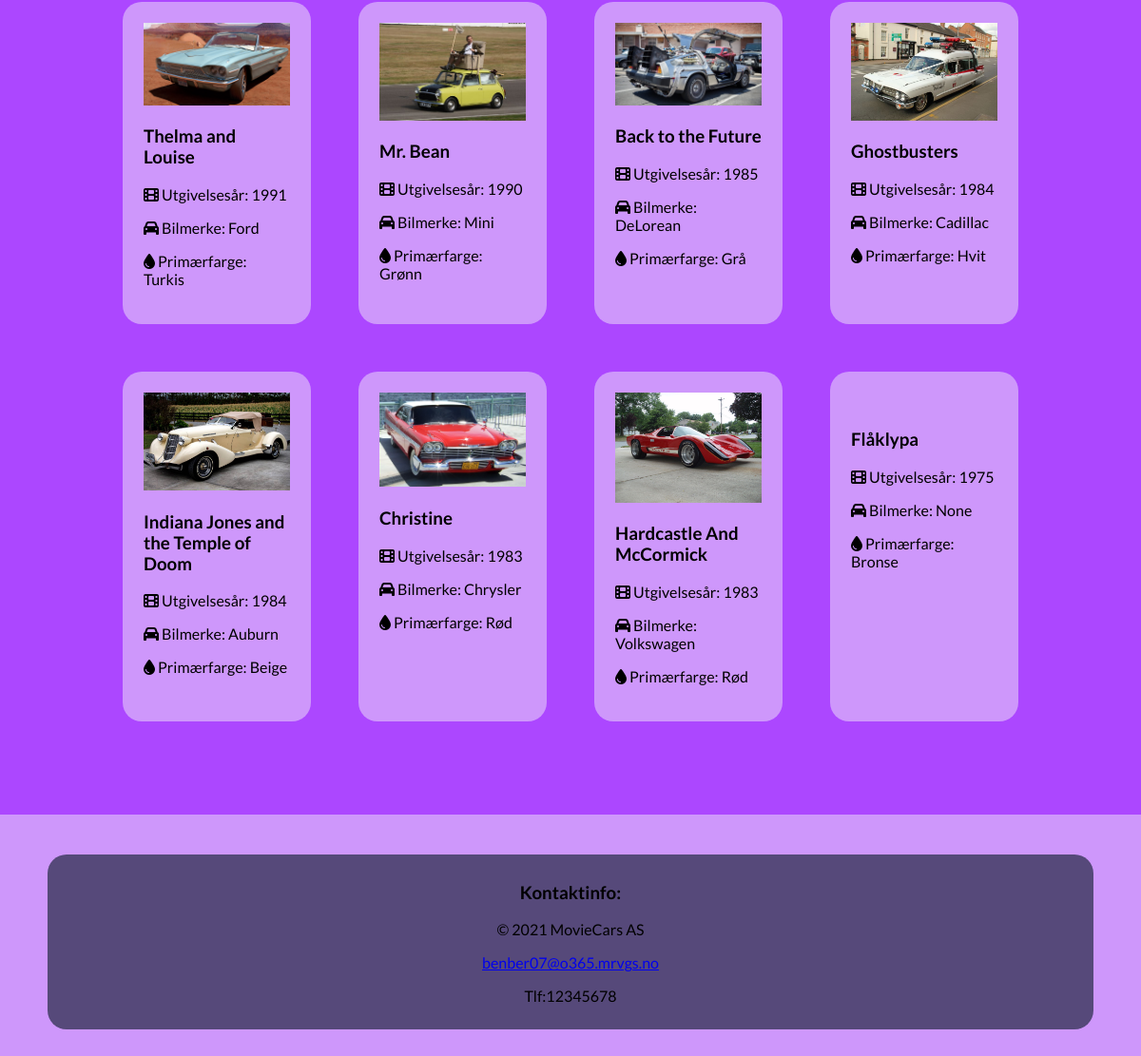
Before: /liste/filmår (lower part) with the older database file.
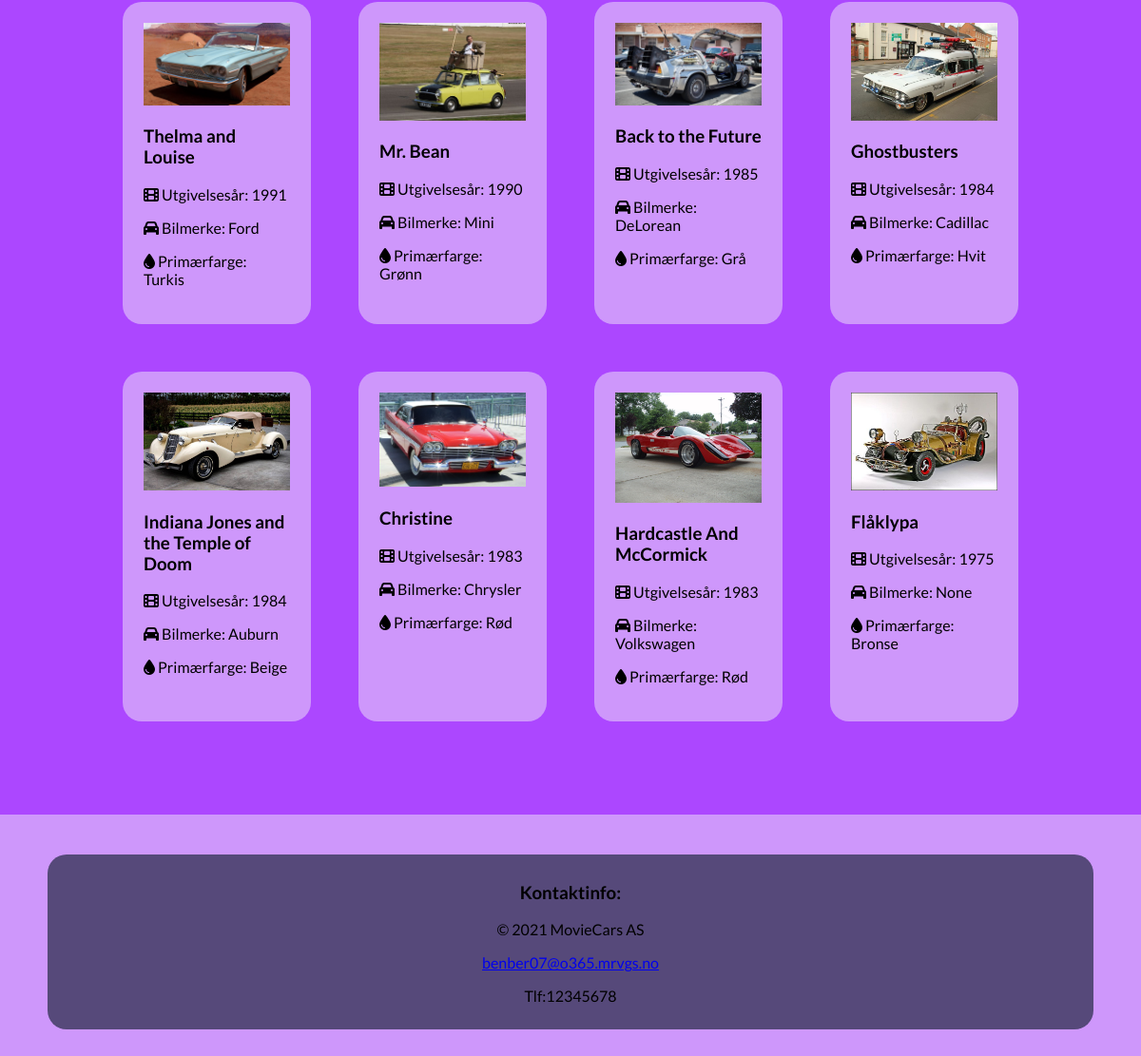
After: the same page with the newer database file.
### app.py (models this page shows)
class biler(db.Model):
    id = db.Column('id', db.Integer, primary_key=True)
    primær = db.Column('primær', db.String(50))
    sekundær = db.Column('sekundær', db.String(50))
    merke = db.Column('merke', db.String(100))
    modell = db.Column('modell', db.String(100))
    bilde = db.Column('bilde', db.String(255))
    film = db.Column('film', db.String(100))
    filmår = db.Column('filmår', db.Integer)
    video = db.Column('video', db.String(100))

### app.py (the view)
@app.route('/liste/<sorter>')
def liste(sorter):
    if sorter == "filmår":
        biler = db.engine.execute(
            f'SELECT * FROM biler ORDER BY {sorter} DESC')
    else:
        biler = db.engine.execute(
            f'SELECT * FROM biler ORDER BY {sorter} ASC')
    return render_template('liste.html', biler=biler)

### templates/liste.html (shortened to what this page needs)
{% extends "layout.html"%}
{% block body%}
<div id="grid">
    {% for biler in biler %}
    <a href="enkel/{{biler.id}}">
        <div class="gridbox">
            <img src="../static/img/{{biler.bilde}}" alt="">
            <h3>{{biler.film}}</h3>
            <p><i class="fas fa-film"></i> Utgivelsesår: {{biler.filmår}}</p>
            <p><i class="fas fa-car"></i> Bilmerke: {{biler.merke}}</p>
            <p><i class="fas fa-tint"></i> Primærfarge: {{biler.primær}}</p>
        </div>
    </a>
    {% endfor %}
    <br>
</div>
{% endblock %}

### templates/layout.html (shortened to what this page needs)
<!DOCTYPE html>
<html lang="en">
<head>
    <link rel="stylesheet" href="{{ url_for('static', filename='css/main.css') }}">
</head>
<body>
    <div id="farge">
        <br>
        <div id="box">
            {% block body %}{% endblock %}
        </div>
    </div>
    <footer>
        <h3>Kontaktinfo:</h3>
        <div>
            <p>© 2021 MovieCars AS</p>
            <a href="mailto:benber07@o365.mrvgs.no">benber07@o365.mrvgs.no</a>
            <p>Tlf:12345678</p>
        </div>
    </footer>
</body>
</html>

### static/css/main.css (style rules this page uses)
html, body { margin: 0; padding: 0; font-family: "Lato", sans-serif; background-color: #ce97fb; }
footer { margin-top: 42px; padding: 10px; text-align: center; margin-bottom: 32px; background-color: rgb(86, 73, 122); border-radius: 20px; margin-right: 50px; margin-left: 50px; }
#farge { background-color: #ac47ff; }
#box { margin-left: 100px; margin-right: 100px; }
.gridbox { padding: 20px; border-radius: 15px; }
.gridbox img { width: 100%; }
#grid { display: grid; grid-template-columns: 1fr 1fr 1fr 1fr; grid-gap: 50px; padding: 29px; }
#grid a { text-decoration: none; border-bottom: 1px solid transparent; border: solid transparent 2px; border-radius: 20px; background-color: #ce97fb; color: black; grid-auto-rows: 1fr; }

Changed rows visible on the page:
changed biler "Flåklypa": bilde: picture added
